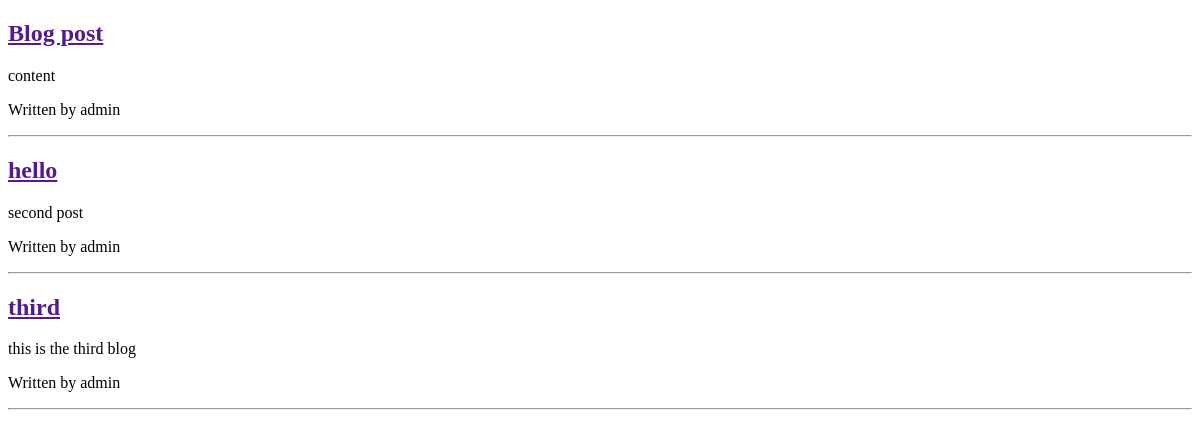
Page /blog/ on the earlier database version.
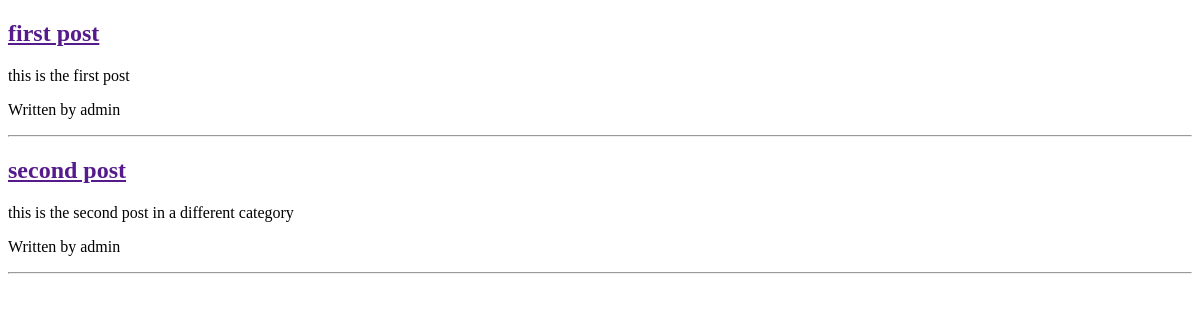
Same page on the later database version.
### blog/models.py (models this page shows, shortened)
class Post(models.Model):
    STATUS_CHOICES = (
        ('draft','Draft'),
        ('published','Published'),
    )
    category = models.ForeignKey(Category)
    title = models.CharField(max_length=250)
    slug = models.SlugField(max_length=250, unique=True)
    content = models.TextField()
    seo_title = models.CharField(max_length=250)
    seo_description = models.CharField(max_length=250)
    author = models.ForeignKey(User, related_name='blog_posts')
    published = models.DateTimeField(default=timezone.now)
    created = models.DateTimeField(auto_now_add=True)
    updated = models.DateTimeField(auto_now=True)
    status = models.CharField(max_length=9, choices=STATUS_CHOICES, default='draft ')

### blog/views.py (the view)
def list_of_post(request):
    post = Post.objects.filter(status='published')
    return render(request, 'blog/post/list_of_post.html', {'post':post})

### blog/templates/blog/post/list_of_post.html (shortened to what this page needs)
{% extends 'blog/base.html' %}
{% block content %}
    {% for posts in post %}
    <h2><a href="{{post.get_absolute_url}}">{{ posts.title}}</a></h2>
        {{posts.content|truncatewords:40|linebreaks}}
        <p>Written by {{posts.author}}</p>
        <hr>
    {% endfor %}
{% endblock %}

### blog/templates/blog/base.html (shortened to what this page needs)
<!DOCTYPE html>
<html lang="en">
<head>
</head>
<body>
    {% block content %}
    {% endblock %}
</body>
</html>

Differences in the rows shown:
removed Post: title "hello", content "second post", author "admin"
removed Post: title "third", content "this is the third blog", author "admin"
changed Post: title "Blog post" → "first post"; content "content" → "this is the first post"
added Post: title "second post", content "this is the second post in a different category", author "admin"
